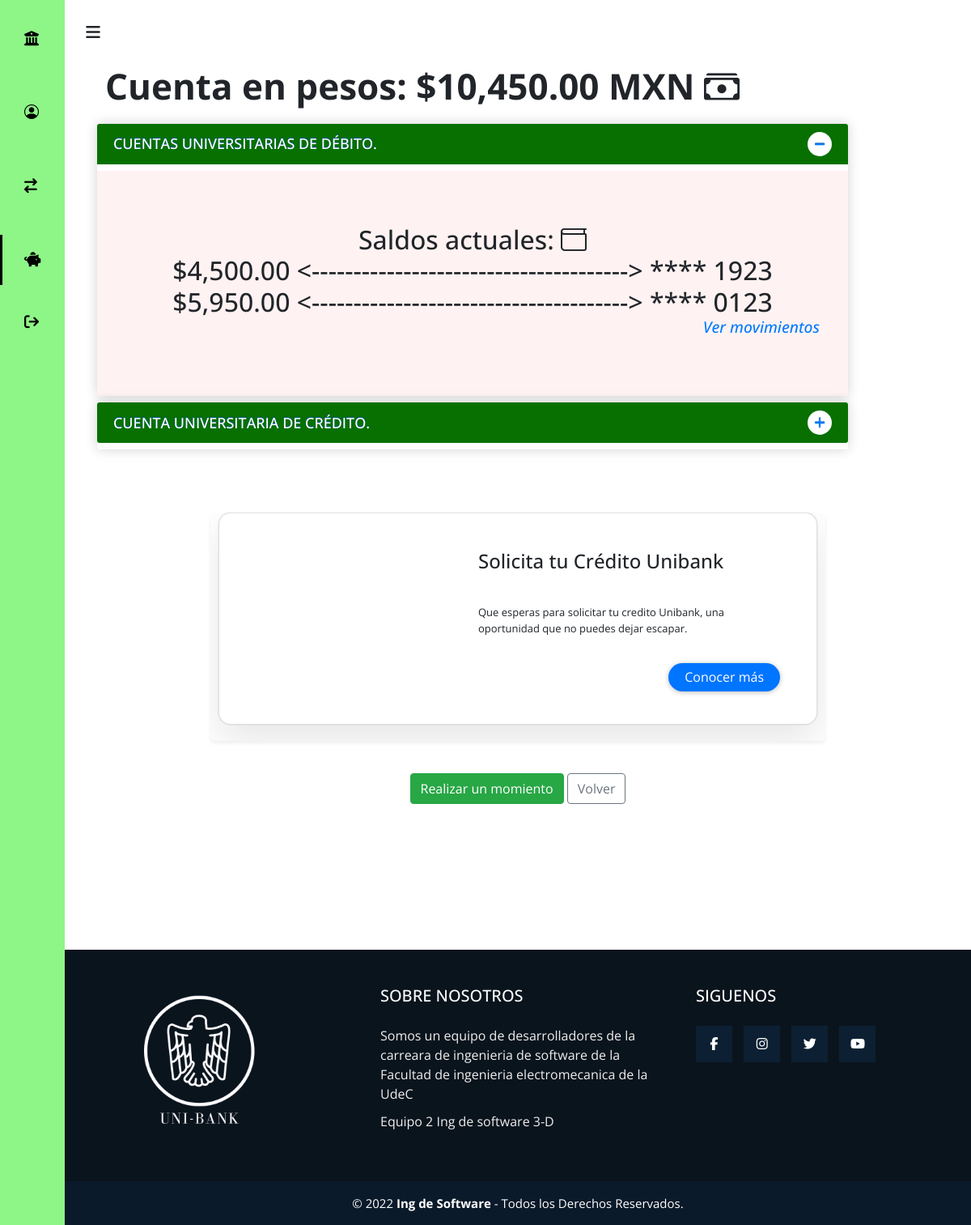
/consultas.php (signed in), run on an earlier commit of the app's database.
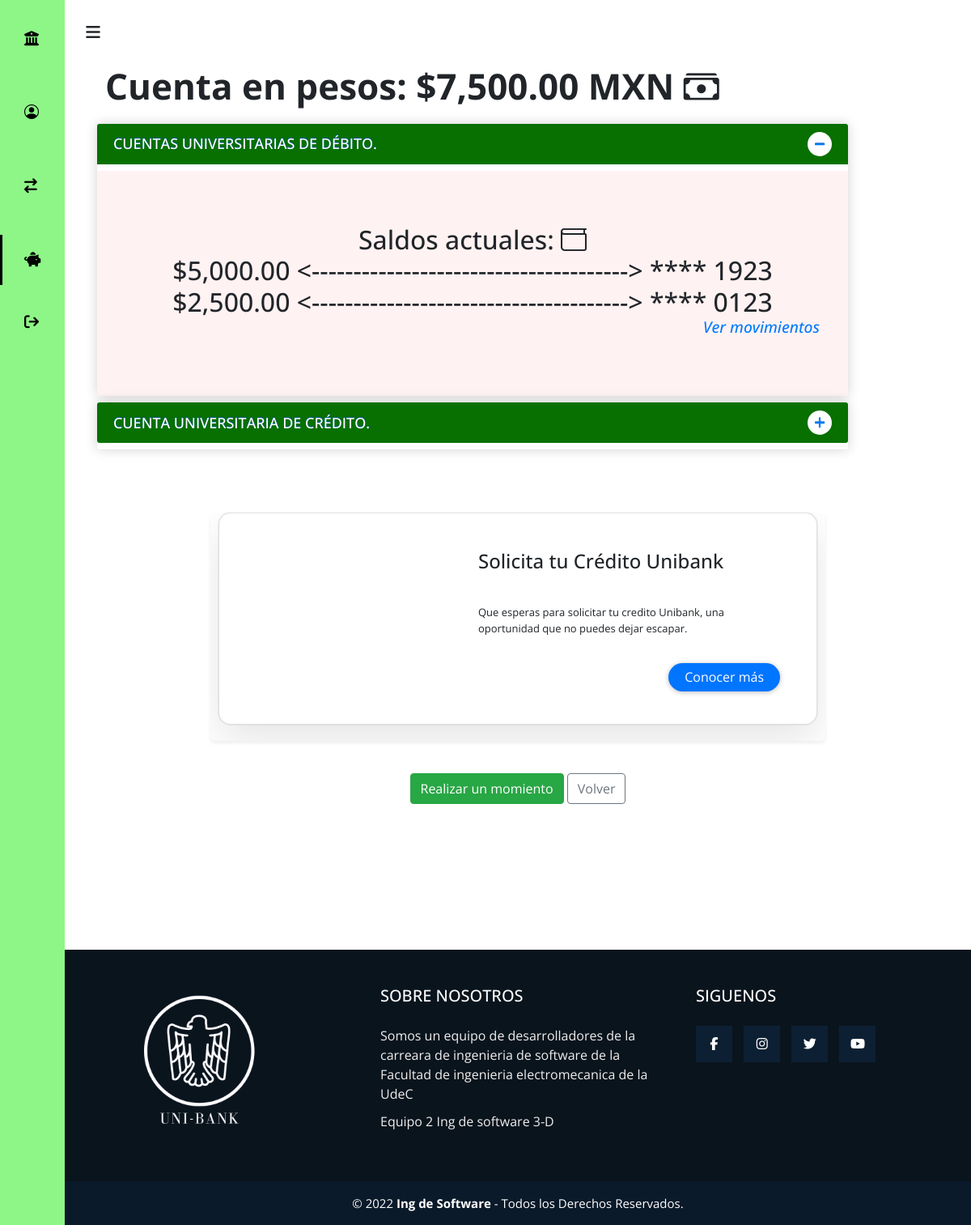
And on a later commit of the database.
### tables this page shows
CREATE TABLE `debito` (
  `idTarjeta` int(11) NOT NULL,
  `codigoCliente` varchar(50) NOT NULL DEFAULT '',
  `BIN` varchar(16) NOT NULL,
  `expira` date NOT NULL,
  `codeSecurity` int(11) NOT NULL,
  `nip` varchar(4) NOT NULL,
  `saldoDeb` decimal(20,2) DEFAULT NULL
);

### vistas/consultas.view.php (the view, shortened to what the changed rows need)
<!DOCTYPE html>
<html lang="en">
<head>
    <link rel="stylesheet" href="https://stackpath.bootstrapcdn.com/bootstrap/4.3.1/css/bootstrap.min.css">
    <link rel="stylesheet" type="text/css" href="https://cdnjs.cloudflare.com/ajax/libs/Swiper/5.4.5/css/swiper.css">
    <link rel="stylesheet" href="css/estilos.css">
    <link rel="stylesheet" href="https://use.fontawesome.com/releases/v5.7.2/css/all.css"
>
    <link rel="stylesheet" href="https://cdn.jsdelivr.net/npm/bootstrap-icons@1.9.1/font/bootstrap-icons.css">
</head>
<body id="body">
    <header>
      <div class="icon__menu">
        <i class="fas fa-bars" id="btn_open"></i>
      </div>
    </header>
    <div class="menu__side" id="menu_side">
        <a href="index.php">
            <div class="name__page">
                <i class="fas fa-university"></i>
                <h4>Unibank</h4>
            </div>
        </a>
        <div class="options__menu">
            <a href="./cliente.php">
                <div class="option">
                <i class="bi bi-person-circle"></i>
                    <h4>Inicio</h4>
                </div>
            </a>
            <a href="./movimientos/transferencia.php">
                <div class="option">
                    <i class="fas fa-exchange"></i>
                    <h4>Transferencias rapidas</h4>
                </div>
            </a>
            <a href="./consultas.php" class="selected">
                <div class="option">
                    <i class="fas fa-piggy-bank"></i>
                    <h4>Consulta</h4>
                </div>
            </a>
            <a href="./funciones/cerrarSesion.php">
                <div class="option">
                    <i class="fas fa-sign-out"></i>
                    <h4>Cerrar sesion</h4>
                </div>
            </a>
        </div>
    </div>
    <main>
    <h2 class="saldo">Cuenta en pesos:  <?php echo '$' . number_format($saldoSuma, 2 , '.' , ',' ); ?> MXN  <i class="bi bi-cash-stack"></i></h2>
    <div class="wrapper">
    <div class="parent-tab">
      <label for="tab-1">
        <span>CUENTAS UNIVERSITARIAS DE DÉBITO.</span>
        <div class="icon"><i class="fas fa-plus"></i></div>
      </label>
      <div class="content">
      <div class="card-body" name="debito">
          <p><h2 class="display-7">Saldos actuales:  <i class="bi bi-wallet"></i> <?php echo '<br>'; ?>  <span id="saldo">
            <?php if(empty($debito)){
              echo 'No se ha solicitado una tarjeta de debito';
            }else{
            foreach($datosDeb as $debito):
            echo '$' . number_format($debito['saldoDeb'], 2 , '.' , ',' ) .' <--------------------------------------> **** ' . substr($debito['BIN'], 12) . '</br>';
            endforeach;
            }
            ?>
            <div class="col"><a href="movimientos/historial.php"><?php if(empty($debito)){}else{echo 'Ver movimientos';}?></a></div></span></h2></div></p>
      </div>
    </div>
    <div class="parent-tab">
      <label for="tab-2">
        <span>CUENTA UNIVERSITARIA DE CRÉDITO.</span>
        <div class="icon"><i class="fas fa-plus"></i></div>
      </label>
    </div>
    </div>
    <div class="article-contener">
        <ul class="groups">
            <li>
                <div class="card">
                    <div class="image-session">
                        <span class="image" style="background-image: url('assets/img/car2.jpg');"></span>
                    </div>
                    <div class="meta-sission">
                        <div class="body">
                            <h2 class="title">Solicita tu Crédito Unibank</h2>
                            <p class="desc">Que esperas para solicitar tu credito Unibank, una oportunidad que no puedes dejar escapar.</p>
                        </div>
                        <div class="footer">
                            <a href="#" class="button">Conocer más</a>
                        </div>
                    </div>
                </div>
            </li>
        </ul>
    </div>
    <div class="container-btn">
        <a href="movimientos/transferencia.php" class="btn btn-success">Realizar un momiento</a>
        <a href="cliente.php" class="btn btn-outline-secondary">Volver</a>
    </div>
    </main>
    <footer class="pie-pagina">
        <div class="grupo-1">
            <div class="box">
                <figure>
                    <a href="#">
                        <img src="assets/unibank.png" alt="Logo de SLee Dw">
                    </a>
                </figure>
            </div>
            <div class="box">
                <h2>SOBRE NOSOTROS</h2>
                <p>Somos un equipo de desarrolladores de la carreara de ingenieria de software de la Facultad de ingenieria electromecanica de la UdeC</p>
                <p>Equipo 2 Ing de software 3-D</p>
            </div>
            <div class="box">
                <h2>SIGUENOS</h2>
                <div class="red-social">
                    <a href="#" class="fa fa-facebook"></a>
                    <a href="#" class="fa fa-instagram"></a>
                    <a href="#" class="fa fa-twitter"></a>
                    <a href="#" class="fa fa-youtube"></a>
                </div>
            </div>
        </div>
        <div class="grupo-2">
            <small>&copy; 2022 <b>Ing de Software</b> - Todos los Derechos Reservados.</small>
        </div>
    </footer>
</body>
</html>

What changed in the data, as far as the page shows it:
changed debito (number 1 of 2 on the later page): saldoDeb "4,500.00" → "5,000.00"
changed debito (number 2 of 2 on the later page): saldoDeb "5,950.00" → "2,500.00"
Also different on the page:
$saldoSuma: "10,450.00" → "7,500.00"
